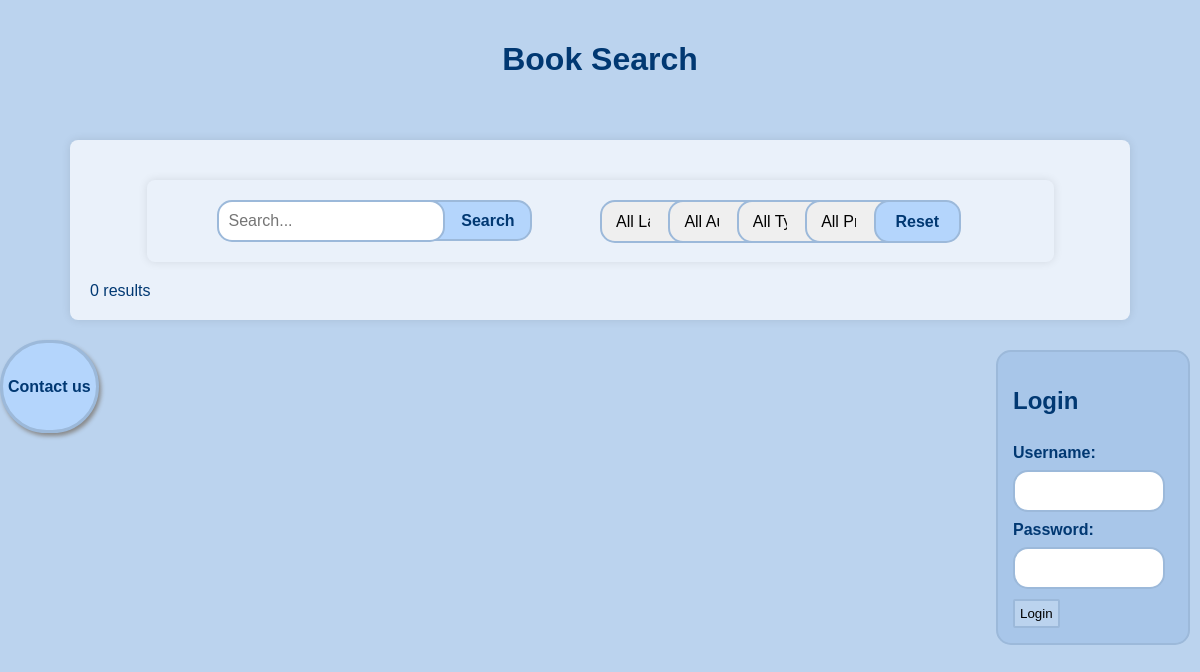
Page /userPage.php?language=Latvian on the earlier database version.
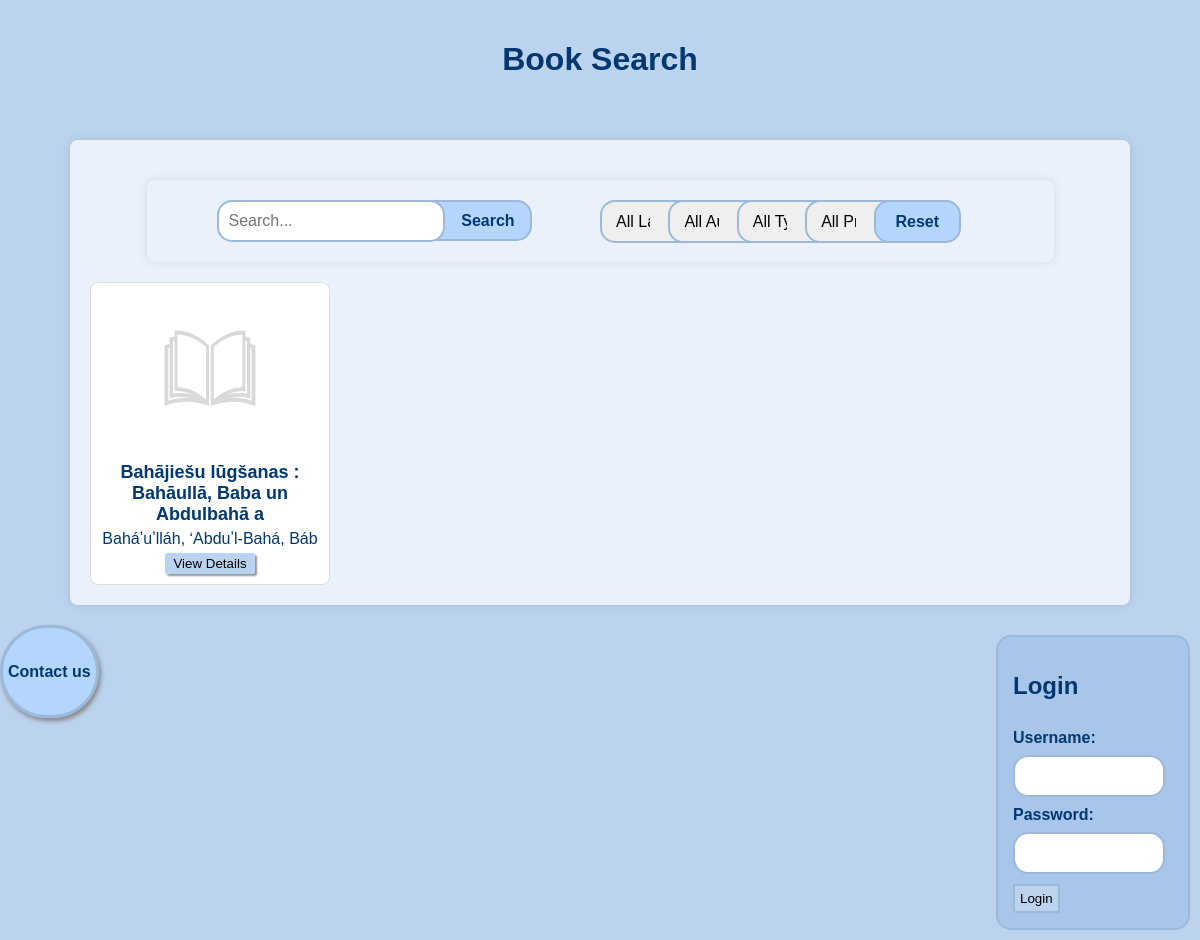
Same page on the later database version.
### tables this page shows
CREATE TABLE `book` (
  `book_id` int(11) NOT NULL,
  `title` varchar(50) NOT NULL,
  `author` varchar(50) NOT NULL,
  `language` varchar(20) NOT NULL,
  `type` varchar(20) NOT NULL,
  `cover_img` varchar(100) NOT NULL,
  `publish_date` int(11) NOT NULL,
  `description` varchar(1000) NOT NULL,
  `create_date` timestamp NOT NULL DEFAULT current_timestamp() ON UPDATE current_timestamp(),
  `status` varchar(20) NOT NULL,
  `udk` varchar(100) NOT NULL,
  `price` decimal(11,2) NOT NULL,
  `link_to_literature` varchar(1000) NOT NULL,
  `invent_num` varchar(20) NOT NULL,
  `structural_unit` varchar(100) NOT NULL
);

### userPage.php (the view, shortened to what this page needs)
<!DOCTYPE html>
<html lang="en">
<head>
  <link rel="stylesheet" href="style/style.css">
</head>
<body id="bodyUser">
  <header>
    <h1>Book Search</h1>
  </header>
  <div class="container">
    <div class="container">
      <?php include 'filters.php'; ?>
      <form action="" method="POST" class="search-bar">
      <input class="search-input" id="search" name="search" type="text" placeholder="Search...">
      <input class="search-btn" id="submit" name="submit" type="submit" value="Search">
      </form>
    </div>
    <div class="books">
      <?php
      $servername = "localhost";
      $username = "root";
      $password = "";
      $dbname = "ils";
      $conn = new mysqli($servername, $username, $password, $dbname);
      $sql = "SELECT * FROM book";
      if(isset($_GET['language']) && !empty($_GET['language'])) {
        $language = $_GET['language'];
        if($language !== 'all') {
          $sql .= " WHERE language = '$language'";
        }
      }
      $result = $conn->query($sql);
      if ($result->num_rows > 0) {
        while($row = $result->fetch_assoc()) {
          echo "<div class='book'>";
          echo "<img class='book-cover' src='Images/" . $row["cover_img"] . "' alt='book-cover'>";
          echo "<h2>" . $row["title"] . "</h2>";
          echo "<p>" . $row["author"] . "</p>";
          echo "<button class='view-details-btn' data-book-id='" . $row["book_id"] . "' data-language='" . $row["language"] . "' data-description='" . $row["description"] . "' data-type='" . $row["type"] . "' data-udk='" . $row["udk"] . "' data-link='" . $row["link_to_literature"] . "' data-price='" . $row["price"] . "' data-date='" . $row["publish_date"] . "'>View Details</button>";
          echo "</div>";
        }
      } else {
        echo "0 results";
      }
      ?>
    </div>
  </div>
  <div class="login-form">
    <h2>Login</h2>
    <form action="login.php" method="post">
      <label class="label" for="username">Username:</label>
      <input class="input" type="text" id="username" name="username" required><br>
      <label class="label" for="password">Password:</label>
      <input class="input" type="password" id="password" name="password" required><br>
      <button class="login-btn" type="submit">Login</button>
    </form>
  </div>
    <?php include 'contactForm.php'; ?>
  </div>
</body>
</html>

Differences in the rows shown:
added book: cover_img (placeholder picture), title "Bahājiešu lūgšanas : Bahāullā, Baba un Abdulbahā a", author "Baháʼuʼlláh, ʻAbduʼl-Bahá, Báb"
Other differences:
text no longer shown: "0 results"
